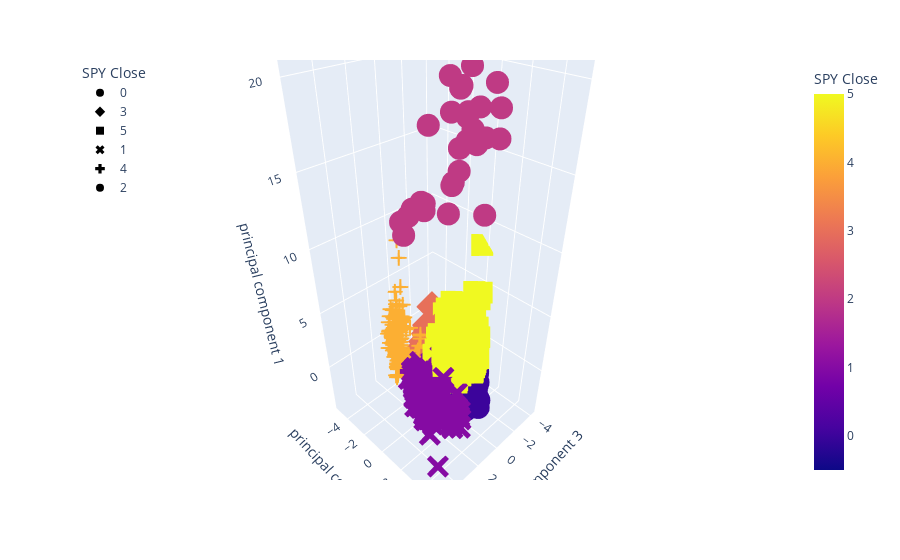

Here is the notebook cell this chart was saved with:
### Code cell
# Rename Dataframe using Data cleaned dataset
pca_df = data

#Standardize data
pca_scaled = StandardScaler().fit_transform(pca_df)
#print(pca_scaled[0:5])

# Initalize the PCA Model - Reduce to 4 components
pca = PCA(n_components=4)
# Get 4 components for the analysis
data_pca = pca.fit_transform(pca_scaled)

# Tranform PCA data to a DataFrame
data_pca_df = pd.DataFrame(
    data = data_pca, columns=['principal component 1', 'principal component 2',
                             'principal component 3', 'principal component 4'])
data_pca_df.head()

# Explained Variance
pca.explained_variance_ratio_

# Explained Variance on 4 components = ~83%

# Intialize K-Mean model
model = KMeans(n_clusters=6, random_state=0)
#Fit the Model
model.fit(data_pca_df)
# Predict Clusters
predictions = model.predict(data_pca_df)
# Add Labels to the SPY Close
data_pca_df['SPY Close'] = model.labels_
#data_pca_df.head()

# 3D_Scatter plot
fig = px.scatter_3d(
    data_pca_df,
    x="principal component 3",
    y="principal component 2",
    z="principal component 1",
    color="SPY Close",
    symbol="SPY Close",
    width=700,
)
fig.update_layout(legend=dict(x=0, y=1))
fig.show()

### Figure 1 — Plotly figure (JSON) as saved in the notebook; plotly's stock layout.template omitted (floating-point values rounded to 4 significant figures; data arrays with more than 128 entries replaced by an {"elided": "..."} marker saying what was removed)
{"data": [{"hoverlabel": {"namelength": 0}, "hovertemplate": "SPY Close=%{marker.color}<br>principal component 3=%{x}<br>principal component 2=%{y}<br>principal component 1=%{z}", "legendgroup": "0", "marker": {"color": {"elided": "412 int values"}, "coloraxis": "coloraxis", "symbol": "circle"}, "mode": "markers", "name": "0", "scene": "scene", "showlegend": true, "type": "scatter3d", "x": {"elided": "412 float values"}, "y": {"elided": "412 float values"}, "z": {"elided": "412 float values"}}, {"hoverlabel": {"namelength": 0}, "hovertemplate": "SPY Close=%{marker.color}<br>principal component 3=%{x}<br>principal component 2=%{y}<br>principal component 1=%{z}", "legendgroup": "3", "marker": {"color": {"elided": "224 int values"}, "coloraxis": "coloraxis", "symbol": "diamond"}, "mode": "markers", "name": "3", "scene": "scene", "showlegend": true, "type": "scatter3d", "x": {"elided": "224 float values"}, "y": {"elided": "224 float values"}, "z": {"elided": "224 float values"}}, {"hoverlabel": {"namelength": 0}, "hovertemplate": "SPY Close=%{marker.color}<br>principal component 3=%{x}<br>principal component 2=%{y}<br>principal component 1=%{z}", "legendgroup": "5", "marker": {"color": {"elided": "308 int values"}, "coloraxis": "coloraxis", "symbol": "square"}, "mode": "markers", "name": "5", "scene": "scene", "showlegend": true, "type": "scatter3d", "x": {"elided": "308 float values"}, "y": {"elided": "308 float values"}, "z": {"elided": "308 float values"}}, {"hoverlabel": {"namelength": 0}, "hovertemplate": "SPY Close=%{marker.color}<br>principal component 3=%{x}<br>principal component 2=%{y}<br>principal component 1=%{z}", "legendgroup": "1", "marker": {"color": {"elided": "382 int values"}, "coloraxis": "coloraxis", "symbol": "x"}, "mode": "markers", "name": "1", "scene": "scene", "showlegend": true, "type": "scatter3d", "x": {"elided": "382 float values"}, "y": {"elided": "382 float values"}, "z": {"elided": "382 float values"}}, {"hoverlabel": {"namelength": 0}, "hovertemplate": "SPY Close=%{marker.color}<br>principal component 3=%{x}<br>principal component 2=%{y}<br>principal component 1=%{z}", "legendgroup": "4", "marker": {"color": {"elided": "179 int values"}, "coloraxis": "coloraxis", "symbol": "cross"}, "mode": "markers", "name": "4", "scene": "scene", "showlegend": true, "type": "scatter3d", "x": {"elided": "179 float values"}, "y": {"elided": "179 float values"}, "z": {"elided": "179 float values"}}, {"hoverlabel": {"namelength": 0}, "hovertemplate": "SPY Close=%{marker.color}<br>principal component 3=%{x}<br>principal component 2=%{y}<br>principal component 1=%{z}", "legendgroup": "2", "marker": {"color": [2, 2, 2, 2, 2, 2, 2, 2, 2, 2, 2, 2, 2, 2, 2, 2, 2, 2, 2, 2, 2, 2, 2, 2, 2, 2, 2, 2, 2], "coloraxis": "coloraxis", "symbol": "circle"}, "mode": "markers", "name": "2", "scene": "scene", "showlegend": true, "type": "scatter3d", "x": [0.9085, 0.2073, -0.2485, -0.2385, -0.5343, 0.3556, 1.284, 0.5084, -0.7402, 2.933, 1.545, 1.659, 0.4552, 0.1793, 1.176, 2.486, 0.74, -0.8082, -1.081, -0.6989, -1.098, -0.6197, -0.4267, 0.9042, 0.7355, -0.004994, -0.3413, -0.4299, 0.7191], "y": [-2.557, -3.615, -3.395, -2.954, -2.196, -1.501, -0.2642, 0.8455, -1.97, 3.732, 1.935, 2.648, 2.163, 1.731, 3.251, 5.042, 4.247, 3.009, 2.447, 2.254, 1.028, 1.858, 1.239, 1.944, 1.082, 0.6161, 1.332, 0.7123, 1.381], "z": [10.1, 10.33, 10.65, 11.36, 11.42, 12.6, 13.31, 20.24, 16.83, 20.7, 18.99, 20.35, 20.9, 18.38, 17.68, 15.13, 18.1, 18.9, 19.93, 17.24, 17.27, 18.73, 16.89, 15.83, 12.97, 14.27, 18.44, 16.33, 14.96]}], "layout": {"autosize": true, "coloraxis": {"colorbar": {"title": {"text": "SPY Close"}}, "colorscale": [[0, "#0d0887"], [0.1111, "#46039f"], [0.2222, "#7201a8"], [0.3333, "#9c179e"], [0.4444, "#bd3786"], [0.5556, "#d8576b"], [0.6667, "#ed7953"], [0.7778, "#fb9f3a"], [0.8889, "#fdca26"], [1, "#f0f921"]]}, "legend": {"title": {"text": "SPY Close"}, "tracegroupgap": 0, "x": 0, "y": 1}, "margin": {"t": 60}, "scene": {"aspectmode": "auto", "aspectratio": {"x": 0.7253, "y": 0.759, "z": 1.816}, "domain": {"x": [0, 1], "y": [0, 1]}, "xaxis": {"title": {"text": "principal component 3"}, "type": "linear"}, "yaxis": {"title": {"text": "principal component 2"}, "type": "linear"}, "zaxis": {"title": {"text": "principal component 1"}, "type": "linear"}}}}
